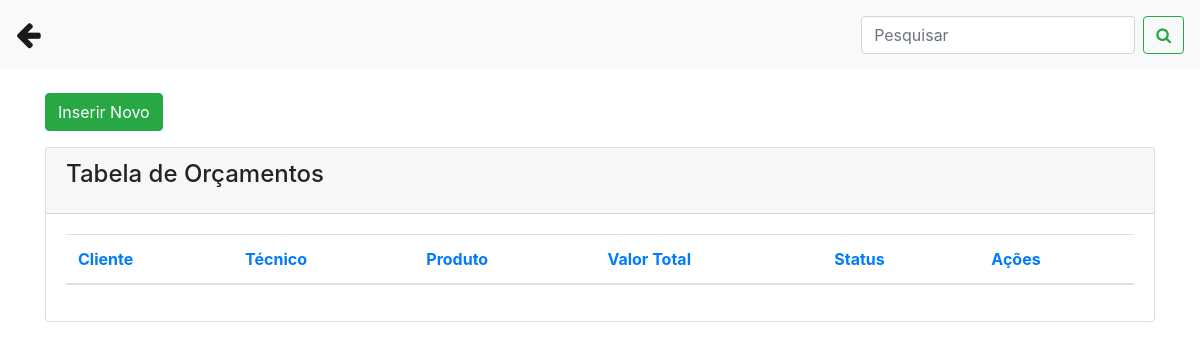
/orcamentos.php, run on an earlier commit of the app's database.
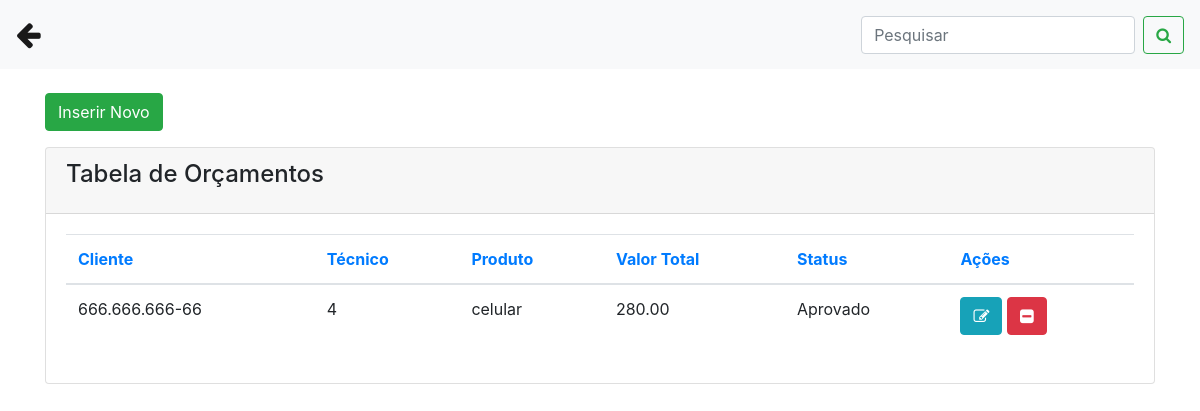
And on a later commit of the database.
### tables this page shows
CREATE TABLE `orcamento` (
  `id` int(11) NOT NULL,
  `cliente` varchar(50) NOT NULL,
  `tecnico` varchar(50) NOT NULL,
  `produto` varchar(50) NOT NULL,
  `serie` varchar(100) DEFAULT NULL,
  `problema` varchar(255) NOT NULL,
  `laudo` varchar(255) DEFAULT NULL,
  `obs` varchar(255) DEFAULT NULL,
  `valor_servico` decimal(10,2) DEFAULT NULL,
  `pecas` varchar(255) DEFAULT NULL,
  `valor_pecas` decimal(10,2) DEFAULT NULL,
  `total` decimal(10,2) DEFAULT NULL,
  `desconto` decimal(10,2) DEFAULT NULL,
  `valor_total` decimal(10,2) DEFAULT NULL,
  `pgto` varchar(50) DEFAULT NULL,
  `data_abertura` date NOT NULL,
  `data_geracao` date DEFAULT NULL,
  `data_aprovacao` date DEFAULT NULL,
  `status` varchar(50) NOT NULL
);

### orcamentos.php (the view, shortened to what this page needs)
<?php
include('conexao.php');
?>
<!DOCTYPE html>
<html>
<head>
 <link rel="stylesheet" href="https://stackpath.bootstrapcdn.com/bootstrap/4.1.3/css/bootstrap.min.css">
<link rel="stylesheet" href="https://cdnjs.cloudflare.com/ajax/libs/font-awesome/4.7.0/css/font-awesome.min.css">
</head>
<body>
  <nav class="navbar navbar-expand-lg navbar-light bg-light">
  <a class="navbar-brand" href="painel_funcionario.php"><big><big><i class="fa fa-arrow-left"></i></big></big></a>
  <div class="collapse navbar-collapse" id="conteudoNavbarSuportado">
    <form class="form-inline my-2 my-lg-0">
      <input name="txtpesquisar" class="form-control mr-sm-2" type="search" placeholder="Pesquisar" aria-label="Pesquisar">
      <button name="buttonPesquisar" class="btn btn-outline-success my-2 my-sm-0" type="submit"><i class="fa fa-search"></i></button>
    </form>
  </div>
</nav>
<div class="container">
      <br>
         <div class="row">
           <div class="col-sm-12">
            <button type="button" class="btn btn-success mb-3" data-toggle="modal" data-target="#modalExemplo">Inserir Novo </button>
           </div>
        </div>
          <div class="content">
            <div class="row">
              <div class="col-md-12">
                <div class="card">
                  <div class="card-header">
                    <h4 class="card-title"> Tabela de Orçamentos</h4>
                  </div>
                  <div class="card-body">
                    <div class="table-responsive">
                      <?php
                        if(isset($_GET['buttonPesquisar']) and $_GET['txtpesquisar'] != ''){
                          $data = $_GET['txtpesquisar'] . '%';
                           $query = "select * from orcamento where data_abertura =  '$data'  order by id asc";
                        }else{
                         $query ="select * from orcamento where data_abertura =  curDate()  order by id asc";
                        }
                        $result = mysqli_query($conexao, $query);
                        $row = mysqli_num_rows($result);
                        if($row == ''){
                            echo "<h3> Não existem dados cadastrados no banco </h3>";
                        }else{
                           ?>
                      <table class="table">
                        <thead class=" text-primary">
                          <th>
                            Cliente
                          </th>
                          <th>
                            Técnico
                          </th>
                          <th>
                            Produto
                          </th>
                           <th>
                            Valor Total
                          </th>
                            <th>
                            Status
                          </th>
                            <th>
                            Ações
                          </th>
                        </thead>
                        <tbody>
                         <?php
                          while($res_1 = mysqli_fetch_array($result)){
                            $cliente = $res_1["cliente"];
                            $tecnico = $res_1["tecnico"];
                            $produto = $res_1["produto"];
                            $valor_total = $res_1["valor_total"];
                            $status = $res_1["status"];
                            $id = $res_1["id"];
                            ?>
                            <tr>
                             <td><?php echo $cliente; ?></td>
                             <td><?php echo $tecnico; ?></td>
                             <td><?php echo $produto; ?></td>
                             <td><?php echo $valor_total; ?></td>
                             <td><?php echo $status; ?></td>
                             <td>
                             <a class="btn btn-info" href="funcionarios.php?func=edita&id=<?php echo $id; ?>"><i class="fa fa-pencil-square-o"></i></a>
                             <a class="btn btn-danger" href="funcionarios.php?func=deleta&id=<?php echo $id; ?>"><i class="fa fa-minus-square"></i></a>
                             </td>
                            </tr>
                            <?php
                              }
                            ?>
                        </tbody>
                      </table>
                          <?php
                              }
                            ?>
                    </div>
                  </div>
                </div>
              </div>
</div>
</body>
</html>

What changed in the data, as far as the page shows it:
added orcamento: cliente "666.666.666-66", tecnico "4", produto "celular", valor_total "280.00", status "Aprovado"
